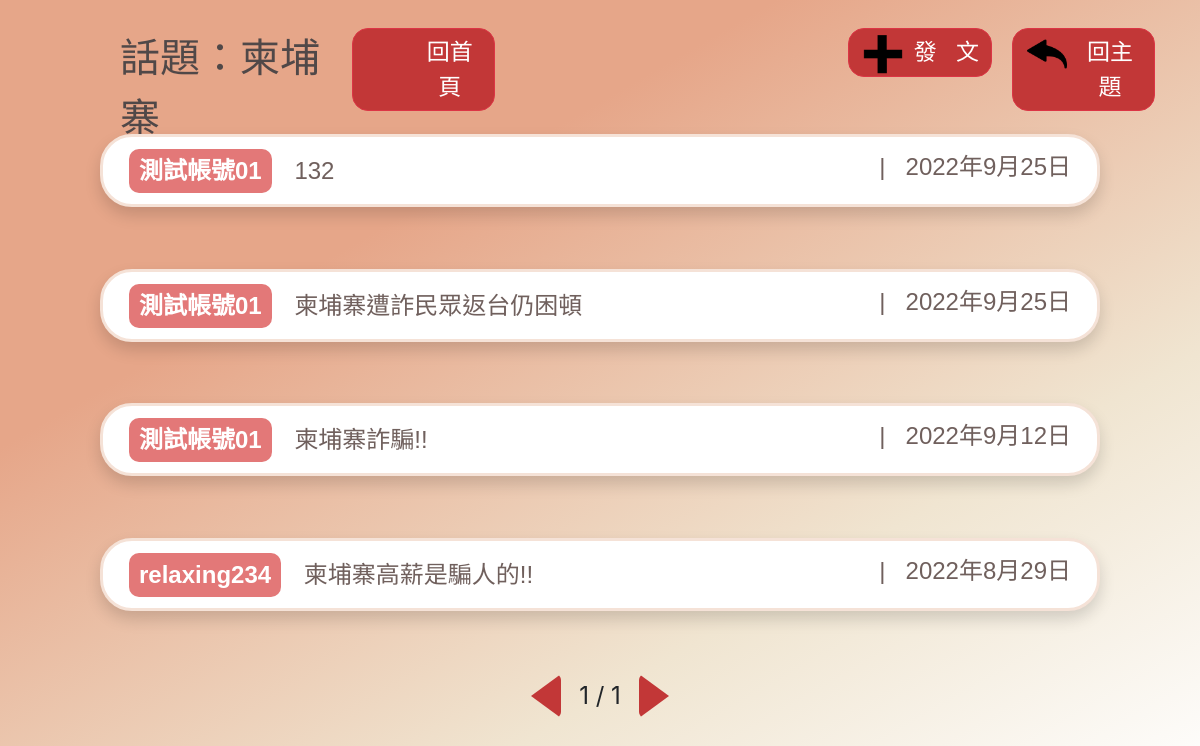
/topic/柬埔寨, run on the app's committed database.
### FrontEnd/models.py (models this page shows)
class Post(models.Model):
    author = models.ForeignKey(Members,on_delete = models.CASCADE, null=True, blank=True)
    topic_fk = models.ForeignKey(Topic,on_delete = models.CASCADE, null=True, blank=True)
    topic = models.CharField(max_length=20, verbose_name="話題", blank=True)
    title = models.CharField(max_length=20, verbose_name="標題")
    content = RichTextUploadingField(max_length=200, verbose_name='編輯器內文')
    created_date = models.DateField(default=timezone.now,verbose_name='建立日期')
    update_date = models.DateField(auto_now=True, verbose_name='更新日期')
    class Meta:
        verbose_name = "貼文"   # 單數
        verbose_name_plural = verbose_name   #複數
        ordering = ['-created_date']
    def __str__(self):
        return self.title

class Members(models.Model):
    image_type = (
        ('monster-1.png', '咘咘'),
        ('monster-2.png', '喬治'),
        ('monster-3.png', '布萊恩'),
        ('monster-4.png', '里歐'),
        ('monster-5.png', '鮑伯'),
        ('monster-6.png', '艾倫'),
    )
    gender_type = (
        ('1', '男性'),
        ('2', '女性'),
    )
    name = models.CharField(max_length=20, verbose_name="暱稱")
    gender = models.CharField(max_length=1, choices=gender_type, verbose_name="性別", default='1')
    email = models.EmailField(max_length=60, unique=True, verbose_name="電子信箱")
    password = models.CharField(max_length=20, verbose_name="密碼")
    image = models.CharField(max_length=20, choices=image_type, verbose_name="頭像")
    created_date = models.DateField(default=timezone.now,verbose_name='建立日期')
    update_date = models.DateField(auto_now=True, verbose_name='更新日期')
    class Meta:
        verbose_name = "會員"   # 單數
        verbose_name_plural = verbose_name   #複數
        ordering = ['-id']
    def __str__(self):
        return self.name

### FrontEnd/views.py (the view)
# urls.py: path('topic/<topic>', views.all, name='all'),
def all(request, topic):
    post = Post.objects.filter(topic=topic)
    print(post)
    paginator = Paginator(post, 5)
    page = request.GET.get('page')
    post = paginator.get_page(page)
    print("總共有",paginator.num_pages,"頁")
    print("多少資料",paginator.object_list)
    print(post.paginator.page_range)
    context = {
        'post': post,
        'topic': topic
    }
    return render(request, "all/all.html",context)

### templates/all/all.html (shortened to what this page needs)
{% extends 'base/base.html' %}
    {% block import %}
    {% load static%}
    <link rel="stylesheet" href="{% static 'css/all/all.css' %}">
    {% endblock %}
{% block main %}
    <div class="container" style="height: 134px; display: flex; padding-top: 28px; padding-left: 90px;">
        <div class="topic">
            話題：{{ topic }}
        </div>
        <div class="home">
            <a href="{% url 'index' %}" type="button" class="btn btn-danger">回首頁</a>
        </div>
        <div class="post_page">
            <img src="{% static 'img/topic/plus.png' %}" class="img-fluid left_arrow">
            <a href="{% url 'post' topic=topic %}" type="button" class="btn btn-danger">發&nbsp;&nbsp;&nbsp;文</a>
        </div>
        <div class="previous_page">
            <img src="{% static 'img/topic/left_arrow.png' %}" class="img-fluid left_arrow">
            <a href="{% url 'topic' %}" type="button" class="btn btn-danger">回主題</a>
        </div>
    </div>
    <div class="container" style="height:600px; justify-content: center; display: grid;">
        {% for p in post %}
        <div class="row">
            <a href="{% url 'article' pk=p.pk %}">
                <div class="board shadow">
                    <span class="badge author">{{ p.author }}</span>
                    {{ p.title }}
                    <span class="date">| &nbsp; {{ p.created_date }}</span>
                </div>
            </a>
        </div>
        {% endfor %}
        {% if post %}
        <div class="row row-three" style="justify-content: center; position: relative;">
            <ul class="pagination" style="position: absolute; bottom: 0;">
                <li class="page-item">
                    <a href="{% if post.has_previous %} ?page={{ post.previous_page_number }} {% endif %}"><div class="previous_triangle"></div></a>
                </li>
                <span class="page">
                    {% for i in post.paginator.page_range %}
                        {% if i == post.number %}
                            {{ i }}
                        {% endif %}
                    {% endfor %}
                    / {{ post.paginator.num_pages }}
                </span>
                <li class="page-item">
                    <a href="{% if post.has_next %} ?page={{ post.next_page_number }} {% endif %}"><div class="next_triangle"></div></a>
                </li>
            </ul>
        </div>
        {% endif %}
    </div>
{% endblock %}

### static/css/base/base.css (style rules this page uses)
* { margin: 0; padding: 0; }
body { height:100vh; background: -webkit-linear-gradient(-60deg, #E6A689 30%, #F0E5D1 70%,#FFFFFF); }

### static/css/all/all.css (style rules this page uses)
.post_page { margin-left: 353px; margin-right: 20px; }
.post_page .btn,.previous_page .btn, .home .btn { font-family: 'Noto Sans TC', sans-serif; color: #ffffff; background-color: #C23737; font-size: 23px; padding-left: 65px; border-radius: 1rem; }
.left_arrow { position: absolute; margin: 6px 15px; width: 40px; }
.board { font-family: 'Noto Sans TC', sans-serif; color: #70605D; font-size: 1.5rem; background-color: #FFFFFF; border: 3px solid #f5e2d7; border-radius: 2.0rem; width: 1000px; height: 73px; padding: 12px 26px; }
.topic { font-family: 'Noto Sans TC', sans-serif; font-size: 2.5rem; color:#504848; width: fit-content; }
.author { margin-right: 16px; padding: 10px; font-size: 1.5rem; background: #E37878; color: #fff; border-radius: 10px; }
.date { float: right; }
.next_triangle { width: 0; height: 0; margin-top: 8px; border-style: solid; border-width: 22px 0 22px 30px; border-color: transparent transparent transparent #c23737; border-radius: 6px; }
.previous_triangle { width: 0; height: 0; margin-top: 8px; border-style: solid; border-width: 22px 30px 22px 0; border-color: transparent #c23737 transparent transparent; border-radius: 6px; }
.page { margin: 12px 18px 0 18px; font-size: 1.5rem; }

### data on the page
Post: author "測試帳號01", title "132", created_date "2022年9月25日"
Post: author "測試帳號01", title "柬埔寨遭詐民眾返台仍困頓", created_date "2022年9月25日"
Post: author "測試帳號01", title "柬埔寨詐騙!!", created_date "2022年9月12日"
Post: author "relaxing234", title "柬埔寨高薪是騙人的!!", created_date "2022年8月29日"

### other printed values
{{ topic }} "柬埔寨"
{{ i }} "1"
{{ post.paginator.num_pages }} "1"
